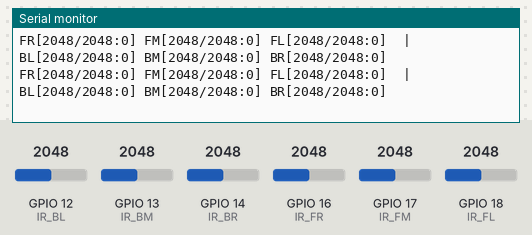
A sketch run on a simulated ESP32-S3. Parts: the last lines printed to the serial monitor. Inputs (shaded band) come from the test bench; at power-on: GPIO 12 (IR_BL) = 2048, GPIO 13 (IR_BM) = 2048, GPIO 14 (IR_BR) = 2048, GPIO 16 (IR_FR) = 2048, GPIO 17 (IR_FM) = 2048, GPIO 18 (IR_FL) = 2048 (analog values on the 0–4095 scale).

Above: at 5.2 s.
5.3 s: GPIO 12 (IR_BL) set to 1026
At 5.31 s:
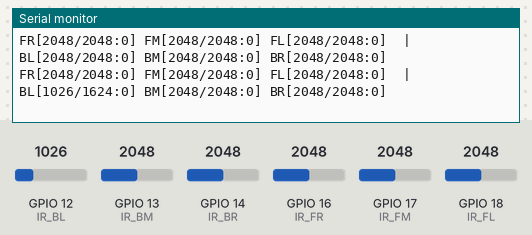
6.8 s: GPIO 12 (IR_BL) set to 940
At 6.81 s:
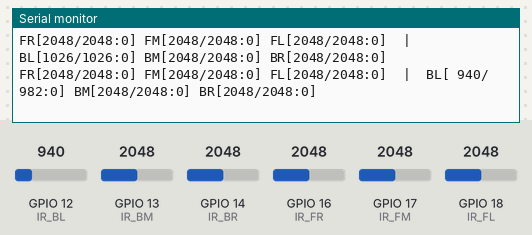
8.4 s: GPIO 13 (IR_BM) set to 1064
At 8.42 s:
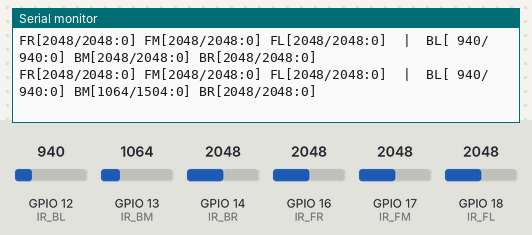
9.9 s: GPIO 13 (IR_BM) set to 947
At 9.92 s:
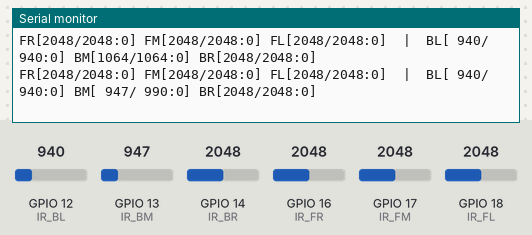
11.5 s: GPIO 14 (IR_BR) set to 1032
At 11.52 s:
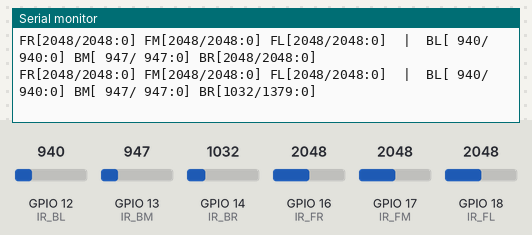
13.0 s: GPIO 14 (IR_BR) set to 936
At 13.02 s:
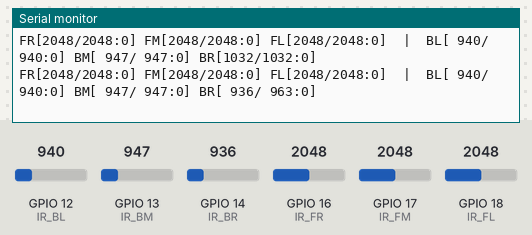
Timing chart, 0 to 15.6 s (numbered marks = the images above; inputs shaded):
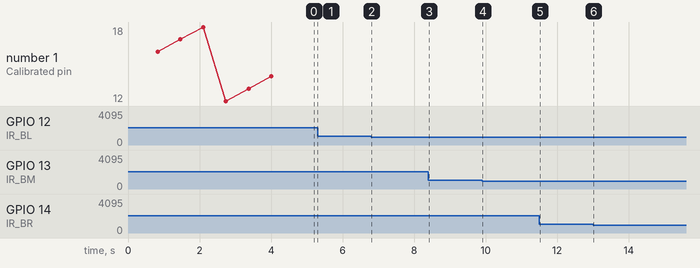

The sketch:

Test-IR.ino
```cpp
// ====== Pin map كما طلبت ======
const int IR_FR = 16;  // Front Right  (ADC2)
const int IR_FM = 17;  // Front Mid    (ADC2)
const int IR_FL = 18;  // Front Left   (ADC2)
const int IR_BL = 12;  // Back  Left   (ADC2)
const int IR_BM = 13;  // Back  Mid    (ADC2)
const int IR_BR = 14;  // Back  Right  (ADC2)

// ضبط عام
struct IRChan { int pin; int thr; int ema; bool state; };
IRChan chans[] = {
  {IR_FR,0,0,false},{IR_FM,0,0,false},{IR_FL,0,0,false},
  {IR_BL,0,0,false},{IR_BM,0,0,false},{IR_BR,0,0,false}
};

const int HYST = 80;     // هيستريسيس (عدّل حسب تجربتك)
const int N_CAL = 300;   // عدد عينات المعايرة لكل حساس

void calibrate(IRChan &c){
  int mn = 4095, mx = 0;
  for(int i=0;i<N_CAL;i++){
    int v = analogRead(c.pin);
    if(v<mn) mn=v; if(v>mx) mx=v;
    delay(2);
  }
  c.thr = (mn + mx) / 2;   // عتبة وسطية
  c.ema = 0;
}

void setup(){
  Serial.begin(115200);
  delay(200);
  Serial.println("\n== TCRT-5000 6x Analog Test ==");

  // ESP32-S3: دقة وافتراض حتى ~3.3V
  analogReadResolution(12);       // 0..4095
  analogSetAttenuation(ADC_11db); // مدى جهد أوسع

  // معايرة كل حساس (خذ القيم على الأرضية الطبيعية)
  for(auto &c : chans){
    calibrate(c);
    Serial.printf("Calibrated pin=%d  thr=%d\n", c.pin, c.thr);
  }
  Serial.println("Start reading...\n");
}

void loop(){
  static unsigned long t = 0;

  for(auto &c : chans){
    int raw = analogRead(c.pin);
    c.ema = (c.ema==0) ? raw : (c.ema*7 + raw)/8; // EMA α=1/8

    // ملاحظة: غالبًا الأبيض/الحافة يعطي قراءة "أعلى".
    // إن لاحظت العكس على وحدتك، بدّل إشارات < و > أدناه.
    if(!c.state && c.ema > c.thr + HYST) c.state = true;      // أبيض/حافة
    else if(c.state && c.ema < c.thr - HYST) c.state = false; // أسود/أرضية
  }

  if(millis()-t >= 100){
    t = millis();
    Serial.printf("FR[%4d/%4d:%d] FM[%4d/%4d:%d] FL[%4d/%4d:%d]  |  "
                  "BL[%4d/%4d:%d] BM[%4d/%4d:%d] BR[%4d/%4d:%d]\n",
      analogRead(IR_FR), chans[0].ema, chans[0].state,
      analogRead(IR_FM), chans[1].ema, chans[1].state,
      analogRead(IR_FL), chans[2].ema, chans[2].state,
      analogRead(IR_BL), chans[3].ema, chans[3].state,
      analogRead(IR_BM), chans[4].ema, chans[4].state,
      analogRead(IR_BR), chans[5].ema, chans[5].state
    );
  }
}
```

Measured:
- the behaviour switches between 1000 and 999 on GPIO 12 (IR_BL) (found by bisection; images 1 and 2)
- the behaviour switches between 1000 and 999 on GPIO 13 (IR_BM) (found by bisection; images 3 and 4)
- the behaviour switches between 1000 and 999 on GPIO 14 (IR_BR) (found by bisection; images 5 and 6)
- after the input at 5.3 s, the serial monitor: prints a new line at once (image 1)
- after the input at 6.8 s, the serial monitor: prints a new line at once (image 2)
- after the input at 8.4 s, the serial monitor: prints a new line at once (image 3)
- after the input at 9.9 s, the serial monitor: prints a new line at once (image 4)
- after the input at 11.5 s, the serial monitor: prints a new line at once (image 5)
- after the input at 13.0 s, the serial monitor: prints a new line at once (image 6)
